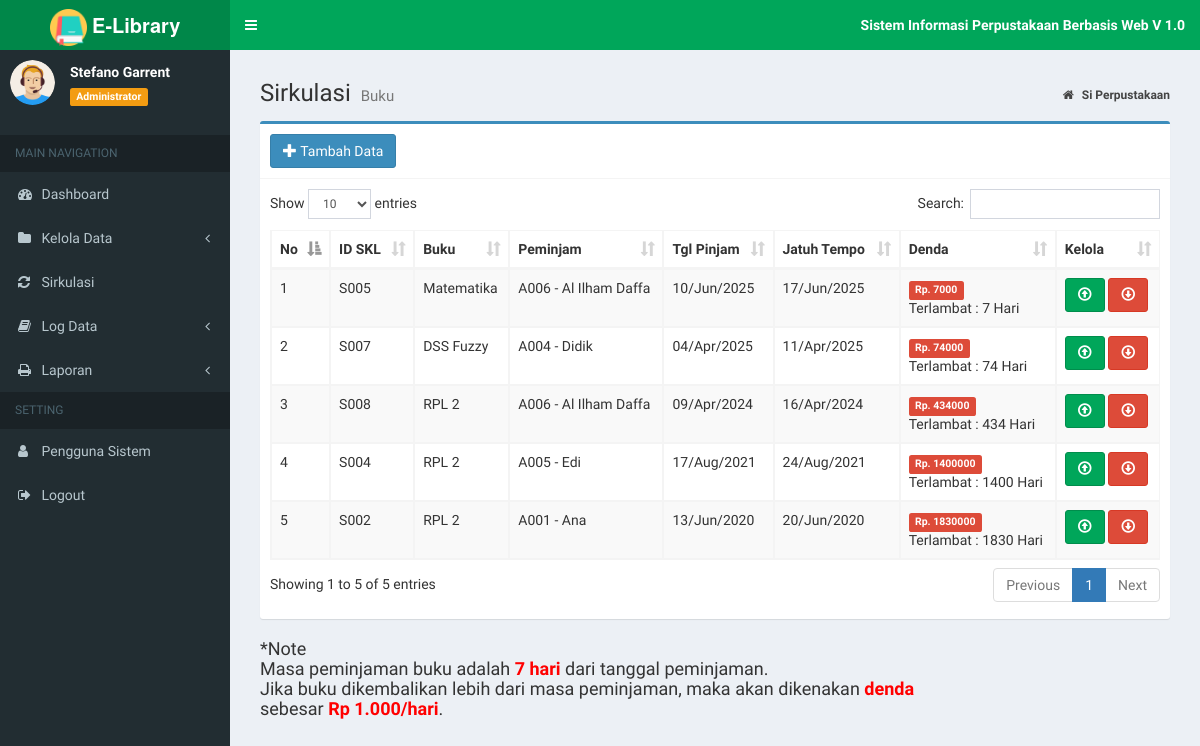
Page /Admin/WEB-RBPL-main/index.php?page=data_sirkul (signed in) on the earlier database version.
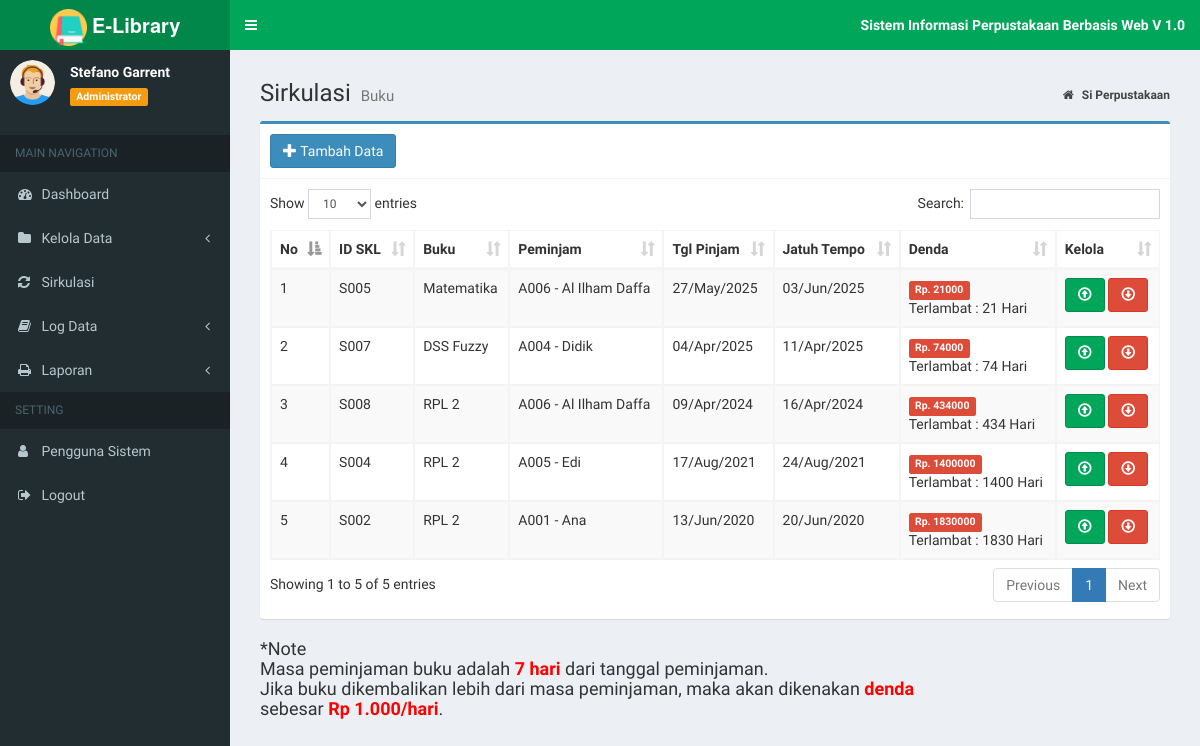
Same page on the later database version.
### tables this page shows
CREATE TABLE `tb_sirkulasi` (
  `id_sk` varchar(20) NOT NULL,
  `id_buku` varchar(10) NOT NULL,
  `id_anggota` varchar(10) NOT NULL,
  `tgl_pinjam` date NOT NULL,
  `tgl_kembali` date NOT NULL,
  `status` enum('PIN','KEM') NOT NULL,
  `tgl_dikembalikan` date DEFAULT NULL
);

CREATE TABLE `tb_buku` (
  `id_buku` varchar(10) NOT NULL,
  `judul_buku` varchar(30) NOT NULL,
  `pengarang` varchar(30) NOT NULL,
  `penerbit` varchar(30) NOT NULL,
  `th_terbit` year(4) NOT NULL
);

CREATE TABLE `tb_anggota` (
  `id_anggota` varchar(10) NOT NULL,
  `nama` varchar(20) NOT NULL,
  `jekel` enum('Laki-laki','Perempuan') NOT NULL,
  `kelas` varchar(50) NOT NULL,
  `no_hp` varchar(15) NOT NULL
);

### Admin/WEB-RBPL-main/admin/sirkul/data_sirkul.php (the view)
<section class="content-header">
	<h1>
		Sirkulasi
		<small>Buku</small>
	</h1>
	<ol class="breadcrumb">
		<li>
			<a href="index.php">
				<i class="fa fa-home"></i>
				<b>Si Perpustakaan</b>
			</a>
		</li>
	</ol>
</section>
<section class="content">
	<div class="box box-primary">
		<div class="box-header with-border">
			<a href="?page=add_sirkul" title="Tambah Data" class="btn btn-primary">
				<i class="glyphicon glyphicon-plus"></i> Tambah Data</a>
		</div>
		<div class="box-body">
			<div class="table-responsive">
				<table id="example1" class="table table-bordered table-striped">
					<thead>
						<tr>
							<th>No</th>
							<th>ID SKL</th>
							<th>Buku</th>
							<th>Peminjam</th>
							<th>Tgl Pinjam</th>
							<th>Jatuh Tempo</th>
							<th>Denda</th>
							<th>Kelola</th>
						</tr>
					</thead>
					<tbody>
						<?php
						$no = 1;
						$sql = $koneksi->query("SELECT s.id_sk, b.judul_buku,
				  a.id_anggota,
				  a.nama,
				  s.tgl_pinjam,
				  s.tgl_kembali
                  from tb_sirkulasi s inner join tb_buku b on s.id_buku=b.id_buku
				  inner join tb_anggota a on s.id_anggota=a.id_anggota where status='PIN' order by tgl_pinjam desc");
						while ($data = $sql->fetch_assoc()) {
						?>
							<tr>
								<td>
									<?php echo $no++; ?>
								</td>
								<td>
									<?php echo $data['id_sk']; ?>
								</td>
								<td>
									<?php echo $data['judul_buku']; ?>
								</td>
								<td>
									<?php echo $data['id_anggota']; ?>
									-
									<?php echo $data['nama']; ?>
								</td>
								<td>
									<?php $tgl = $data['tgl_pinjam'];
									echo date("d/M/Y", strtotime($tgl)) ?>
								</td>
								<td>
									<?php $tgl = $data['tgl_kembali'];
									echo date("d/M/Y", strtotime($tgl)) ?>
								</td>
								<?php
								$u_denda = 1000;
								$tgl1 = date("Y-m-d");
								$tgl2 = $data['tgl_kembali'];
								$pecah1 = explode("-", $tgl1);
								$date1 = $pecah1[2];
								$month1 = $pecah1[1];
								$year1 = $pecah1[0];
								$pecah2 = explode("-", $tgl2);
								$date2 = $pecah2[2];
								$month2 = $pecah2[1];
								$year2 =  $pecah2[0];
								$jd1 = GregorianToJD($month1, $date1, $year1);
								$jd2 = GregorianToJD($month2, $date2, $year2);
								$selisih = $jd1 - $jd2;
								$denda = $selisih * $u_denda;
								?>
								<td>
									<?php if ($selisih <= 0) { ?>
										<span class="label label-primary">Masa Peminjaman</span>
									<?php } elseif ($selisih > 0) { ?>
										<span class="label label-danger">
											Rp.
											<?= $denda ?>
										</span>
										<br> Terlambat :
										<?= $selisih ?>
										Hari
								</td>
							<?php } ?>
							<td>
								<a href="?page=panjang&kode=<?php echo $data['id_sk']; ?>" onclick="return confirm('Perpanjang Data Ini ?')" title="Perpanjang" class="btn btn-success">
									<i class="glyphicon glyphicon-upload"></i>
								</a>
								<a href="?page=kembali&kode=<?php echo $data['id_sk']; ?>" onclick="return confirm('Kembalikan Buku Ini ?')" title="Kembalikan" class="btn btn-danger">
									<i class="glyphicon glyphicon-download"></i>
							</td>
							</tr>
						<?php
						}
						?>
					</tbody>
				</table>
			</div>
		</div>
	</div>
	<h4> *Note
		<br> Masa peminjaman buku adalah <span style="color:red; font-weight:bold;">7 hari</span> dari tanggal peminjaman.
		<br> Jika buku dikembalikan lebih dari masa peminjaman, maka akan dikenakan <span style="color:red; font-weight:bold;">denda</span>
		<br> sebesar <span style="color:red; font-weight:bold;">Rp 1.000/hari</span>.
	</h4>
</section>

Differences in the rows shown:
changed tb_sirkulasi "Matematika": tgl_pinjam "10/Jun/2025" → "27/May/2025"; tgl_kembali "17/Jun/2025" → "03/Jun/2025"; tgl_kembali "7000" → "21000"; tgl_kembali "7" → "21"
